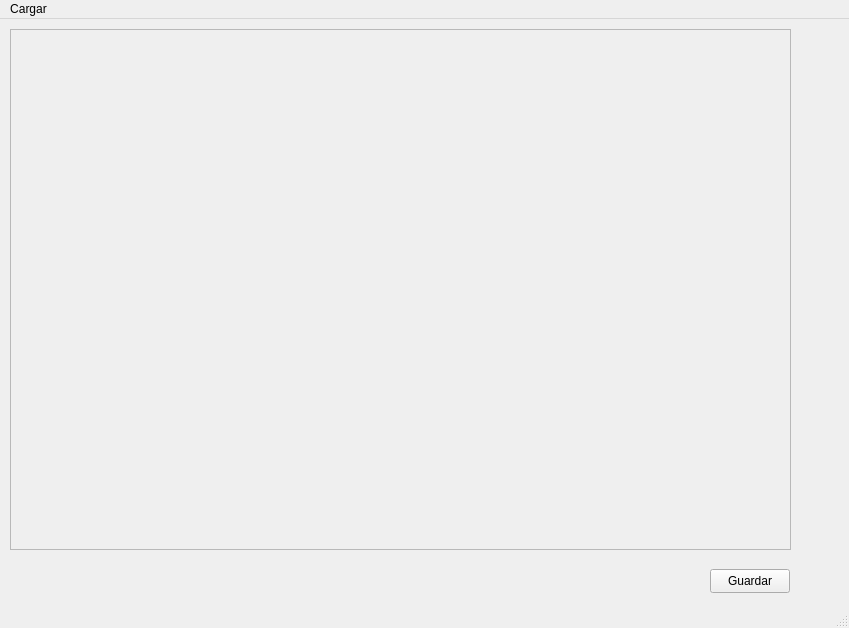
<?xml version="1.0" encoding="UTF-8"?>
<ui version="4.0">
 <class>MainWindow</class>
 <widget class="QMainWindow" name="MainWindow">
  <property name="geometry">
   <rect>
    <x>0</x>
    <y>0</y>
    <width>849</width>
    <height>628</height>
   </rect>
  </property>
  <property name="windowTitle">
   <string>MainWindow</string>
  </property>
  <widget class="QWidget" name="centralwidget">
   <widget class="QScrollArea" name="scrollArea">
    <property name="geometry">
     <rect>
      <x>10</x>
      <y>10</y>
      <width>781</width>
      <height>521</height>
     </rect>
    </property>
    <property name="widgetResizable">
     <bool>true</bool>
    </property>
    <widget class="QWidget" name="scrollAreaWidgetContents">
     <property name="geometry">
      <rect>
       <x>0</x>
       <y>0</y>
       <width>779</width>
       <height>519</height>
      </rect>
     </property>
    </widget>
   </widget>
   <widget class="QPushButton" name="pushButton">
    <property name="geometry">
     <rect>
      <x>710</x>
      <y>550</y>
      <width>80</width>
      <height>24</height>
     </rect>
    </property>
    <property name="text">
     <string>Guardar</string>
    </property>
   </widget>
  </widget>
  <widget class="QMenuBar" name="menubar">
   <property name="geometry">
    <rect>
     <x>0</x>
     <y>0</y>
     <width>849</width>
     <height>21</height>
    </rect>
   </property>
   <widget class="QMenu" name="menuCargar">
    <property name="title">
     <string>Cargar</string>
    </property>
    <addaction name="actionCargarArchivo"/>
   </widget>
   <addaction name="menuCargar"/>
  </widget>
  <widget class="QStatusBar" name="statusbar"/>
  <action name="actionCargarArchivo">
   <property name="text">
    <string>CargarArchivo</string>
   </property>
  </action>
 </widget>
 <resources/>
 <connections/>
</ui>
